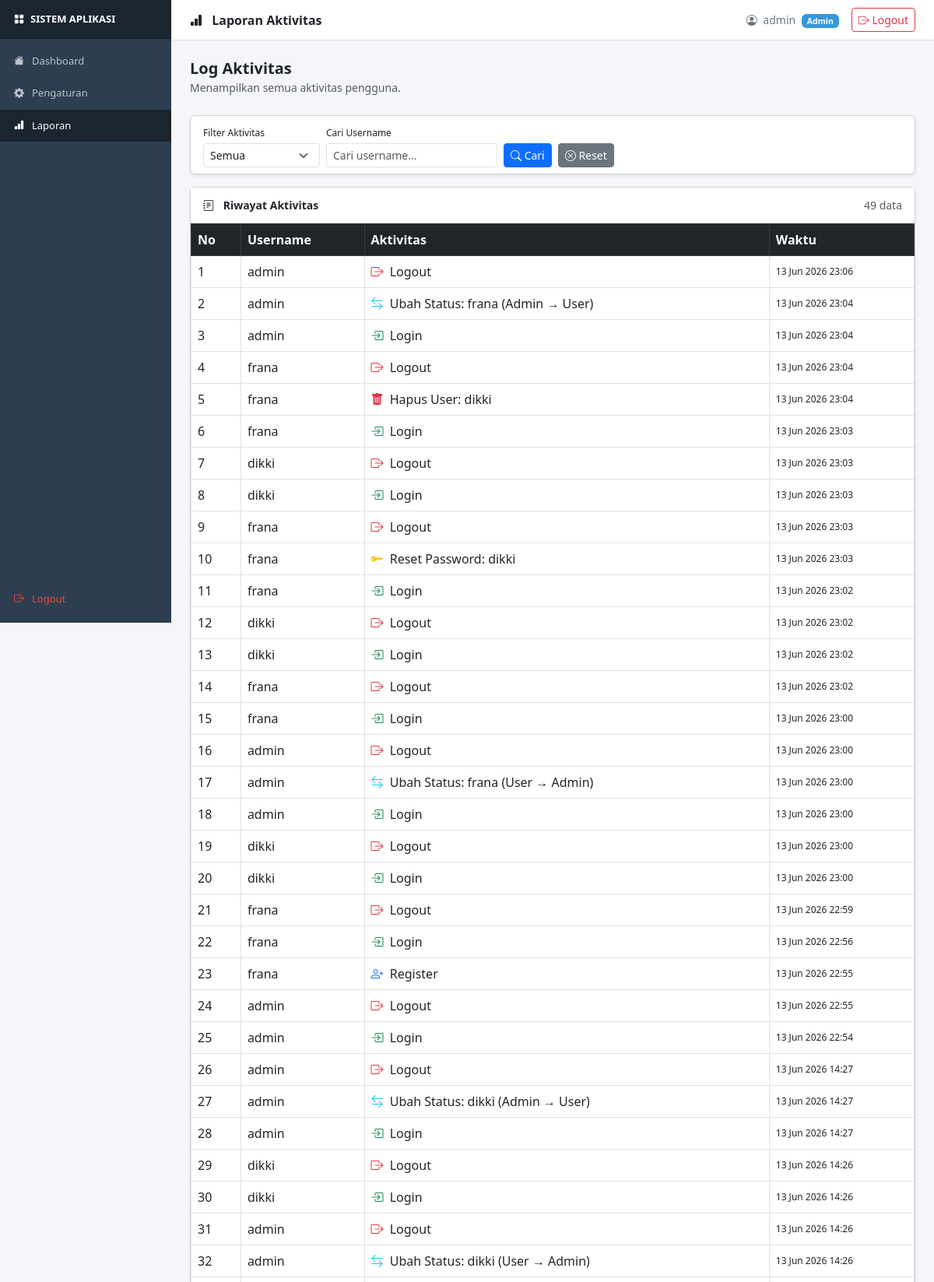
The page /laporan.php (signed in, upper part) on the database its author committed.
### tables this page shows
CREATE TABLE `log_activity` (
  `id` int(11) NOT NULL,
  `user_id` int(11) DEFAULT NULL,
  `username` varchar(100) DEFAULT NULL,
  `aktivitas` varchar(255) DEFAULT NULL,
  `waktu` timestamp NOT NULL DEFAULT current_timestamp()
);

### laporan.php (the view, shortened to what this page needs)
<?php
include 'config/koneksi.php';
$login_user   = $_SESSION['username'];
$login_status = $_SESSION['status'];
$is_admin     = ($login_status === 'Admin');
$filter_username  = trim($_GET['cari_username'] ?? '');
$sql = "SELECT * FROM log_activity";
$sql .= " ORDER BY waktu DESC";
$query_log = mysqli_query($conn, $sql);
$total     = mysqli_num_rows($query_log);
?>
<!DOCTYPE html>
<html lang="id">
<head>
  <link rel="stylesheet" href="https://cdn.jsdelivr.net/npm/bootstrap@5.3.0/dist/css/bootstrap.min.css">
  <link rel="stylesheet" href="https://cdn.jsdelivr.net/npm/bootstrap-icons@1.10.5/font/bootstrap-icons.css">
  <link rel="stylesheet" href="assets/css/style.css">
</head>
<body>
<div class="sidebar">
  <div class="brand">
    <i class="bi bi-grid-fill"></i> SISTEM APLIKASI
  </div>
  <nav class="mt-2">
    <a href="dashboard.php" class="nav-link">
      <i class="bi bi-house-fill"></i> Dashboard
    </a>
    <?php if ($is_admin): ?>
    <a href="pengaturan.php" class="nav-link">
      <i class="bi bi-gear-fill"></i> Pengaturan
    </a>
    <?php endif; ?>
    <a href="laporan.php" class="nav-link active">
      <i class="bi bi-bar-chart-fill"></i> Laporan
    </a>
    <a href="logout.php" class="nav-link logout-link">
      <i class="bi bi-box-arrow-right"></i> Logout
    </a>
  </nav>
</div>
<div class="main-content">
  <div class="topbar">
    <span class="topbar-title">
      <i class="bi bi-bar-chart-fill me-2"></i> Laporan Aktivitas
    </span>
    <div class="d-flex align-items-center gap-3">
      <span class="text-secondary" style="font-size:14px">
        <i class="bi bi-person-circle me-1"></i>
        <?= htmlspecialchars($login_user) ?>
        <span class="badge ms-1 <?= $is_admin ? 'badge-admin' : 'badge-user' ?>">
          <?= $login_status ?>
        </span>
      </span>
      <a href="logout.php" class="btn btn-outline-danger btn-sm">
        <i class="bi bi-box-arrow-right"></i> Logout
      </a>
    </div>
  </div>
  <div class="p-4">
    <div class="mb-4">
      <h5 class="fw-bold mb-0">Log Aktivitas</h5>
      <small class="text-muted">
        <?= $is_admin ? 'Menampilkan semua aktivitas pengguna.' : 'Menampilkan aktivitas akun Anda.' ?>
      </small>
    </div>
    <div class="card shadow-sm mb-3">
      <div class="card-body py-2">
        <form method="GET" class="row g-2 align-items-end">
          <?php if ($is_admin): ?>
          <div class="col-auto">
            <label class="form-label mb-1" style="font-size:12px">Filter Aktivitas</label>
            <select name="aktivitas" class="form-select form-select-sm">
              <option value="">Semua</option>
            </select>
          </div>
          <div class="col-auto">
            <label class="form-label mb-1" style="font-size:12px">Cari Username</label>
            <input type="text" name="cari_username" class="form-control form-control-sm"
                   placeholder="Cari username..." value="<?= htmlspecialchars($filter_username) ?>">
          </div>
          <?php endif; ?>
          <div class="col-auto">
            <button type="submit" class="btn btn-primary btn-sm">
              <i class="bi bi-search"></i> Cari
            </button>
            <a href="laporan.php" class="btn btn-secondary btn-sm ms-1">
              <i class="bi bi-x-circle"></i> Reset
            </a>
          </div>
        </form>
      </div>
    </div>
    <div class="card shadow-sm">
      <div class="card-header-custom">
        <span class="fw-semibold" style="font-size:14px">
          <i class="bi bi-journal-text me-2"></i> Riwayat Aktivitas
        </span>
        <small class="text-muted"><?= $total ?> data</small>
      </div>
      <div class="table-responsive">
        <table class="table table-bordered table-hover mb-0 align-middle">
          <thead class="table-dark">
            <tr>
              <th>No</th>
              <?php if ($is_admin): ?><th>Username</th><?php endif; ?>
              <th>Aktivitas</th>
              <th>Waktu</th>
            </tr>
          </thead>
          <tbody>
            <?php if ($total === 0): ?>
              <tr>
                <td colspan="<?= $is_admin ? 4 : 3 ?>" class="text-center text-muted py-3">
                  Tidak ada data aktivitas.
                </td>
              </tr>
            <?php else: ?>
              <?php $no = 1; while ($row = mysqli_fetch_assoc($query_log)): ?>
              <tr>
                <td><?= $no++ ?></td>
                <?php if ($is_admin): ?>
                <td><?= htmlspecialchars($row['username']) ?></td>
                <?php endif; ?>
                <td>
                  <?php
                  $akt = $row['aktivitas'];
                  $icon = 'bi-activity';
                  if (str_contains($akt, 'Login'))          $icon = 'bi-box-arrow-in-right text-success';
                  elseif (str_contains($akt, 'Logout'))     $icon = 'bi-box-arrow-right text-danger';
                  elseif (str_contains($akt, 'Register'))   $icon = 'bi-person-plus text-primary';
                  elseif (str_contains($akt, 'Tambah'))     $icon = 'bi-person-plus-fill text-primary';
                  elseif (str_contains($akt, 'Reset'))      $icon = 'bi-key-fill text-warning';
                  elseif (str_contains($akt, 'Ubah'))       $icon = 'bi-arrow-left-right text-info';
                  elseif (str_contains($akt, 'Hapus'))      $icon = 'bi-trash-fill text-danger';
                  ?>
                  <i class="bi <?= $icon ?> me-1"></i>
                  <?= htmlspecialchars($akt) ?>
                </td>
                <td style="font-size:12px; white-space:nowrap">
                  <?= date('d M Y H:i', strtotime($row['waktu'])) ?>
                </td>
              </tr>
              <?php endwhile; ?>
            <?php endif; ?>
          </tbody>
        </table>
      </div>
    </div>
  </div>
</div>
</body>
</html>

### assets/css/style.css (style rules this page uses)
body { font-family: 'Segoe UI', sans-serif; background: #f4f6f9; }
.sidebar { width: 220px; min-height: 100vh; background: #2c3e50; position: fixed; top: 0; left: 0; }
.sidebar .brand { background: #1a252f; padding: 15px 18px; color: white; font-weight: bold; font-size: 13px; display: flex; align-items: center; gap: 8px; }
.sidebar .nav-link { color: #bdc3c7; padding: 11px 18px; font-size: 13px; display: flex; align-items: center; gap: 10px; text-decoration: none; }
.sidebar .nav-link:hover, .sidebar .nav-link.active { background: #1a252f; color: white; }
.sidebar .nav-link.logout-link { color: #e74c3c; position: absolute; bottom: 10px; width: 100%; }
.main-content { margin-left: 220px; }
.topbar { background: white; padding: 10px 24px; border-bottom: 1px solid #dee2e6; display: flex; justify-content: space-between; align-items: center; position: sticky; top: 0; z-index: 100; }
.topbar-title { font-size: 16px; font-weight: 600; }
.badge-admin { background-color: #3498db !important; }
.card-header-custom { display: flex; justify-content: space-between; align-items: center; padding: 12px 16px; background: white; border-bottom: 1px solid #dee2e6; }

### rows shown on the page
log_activity: username "admin", aktivitas "Logout", waktu "13 Jun 2026 23:06"
log_activity: username "admin", aktivitas "Ubah Status: frana (Admin → User)", waktu "13 Jun 2026 23:04"
log_activity: username "admin", aktivitas "Login", waktu "13 Jun 2026 23:04"
log_activity: username "frana", aktivitas "Logout", waktu "13 Jun 2026 23:04"
log_activity: username "frana", aktivitas "Hapus User: dikki", waktu "13 Jun 2026 23:04"
log_activity: username "frana", aktivitas "Login", waktu "13 Jun 2026 23:03"
log_activity: username "dikki", aktivitas "Logout", waktu "13 Jun 2026 23:03"
log_activity: username "dikki", aktivitas "Login", waktu "13 Jun 2026 23:03"
log_activity: username "frana", aktivitas "Logout", waktu "13 Jun 2026 23:03"
log_activity: username "frana", aktivitas "Reset Password: dikki", waktu "13 Jun 2026 23:03"
log_activity: username "frana", aktivitas "Login", waktu "13 Jun 2026 23:02"
log_activity: username "dikki", aktivitas "Logout", waktu "13 Jun 2026 23:02"
log_activity: username "dikki", aktivitas "Login", waktu "13 Jun 2026 23:02"
log_activity: username "frana", aktivitas "Logout", waktu "13 Jun 2026 23:02"
log_activity: username "frana", aktivitas "Login", waktu "13 Jun 2026 23:00"
log_activity: username "admin", aktivitas "Logout", waktu "13 Jun 2026 23:00"
log_activity: username "admin", aktivitas "Ubah Status: frana (User → Admin)", waktu "13 Jun 2026 23:00"
log_activity: username "admin", aktivitas "Login", waktu "13 Jun 2026 23:00"
log_activity: username "dikki", aktivitas "Logout", waktu "13 Jun 2026 23:00"
log_activity: username "dikki", aktivitas "Login", waktu "13 Jun 2026 23:00"
log_activity: username "frana", aktivitas "Logout", waktu "13 Jun 2026 22:59"
log_activity: username "frana", aktivitas "Login", waktu "13 Jun 2026 22:56"
log_activity: username "frana", aktivitas "Register", waktu "13 Jun 2026 22:55"
log_activity: username "admin", aktivitas "Logout", waktu "13 Jun 2026 22:55"
log_activity: username "admin", aktivitas "Login", waktu "13 Jun 2026 22:54"
log_activity: username "admin", aktivitas "Logout", waktu "13 Jun 2026 14:27"
log_activity: username "admin", aktivitas "Ubah Status: dikki (Admin → User)", waktu "13 Jun 2026 14:27"
log_activity: username "admin", aktivitas "Login", waktu "13 Jun 2026 14:27"
log_activity: username "dikki", aktivitas "Logout", waktu "13 Jun 2026 14:26"
log_activity: username "dikki", aktivitas "Login", waktu "13 Jun 2026 14:26"
log_activity: username "admin", aktivitas "Logout", waktu "13 Jun 2026 14:26"
log_activity: username "admin", aktivitas "Ubah Status: dikki (User → Admin)", waktu "13 Jun 2026 14:26"

### other values the page prints
$login_user "admin"
$login_status "Admin"
$total "49"
